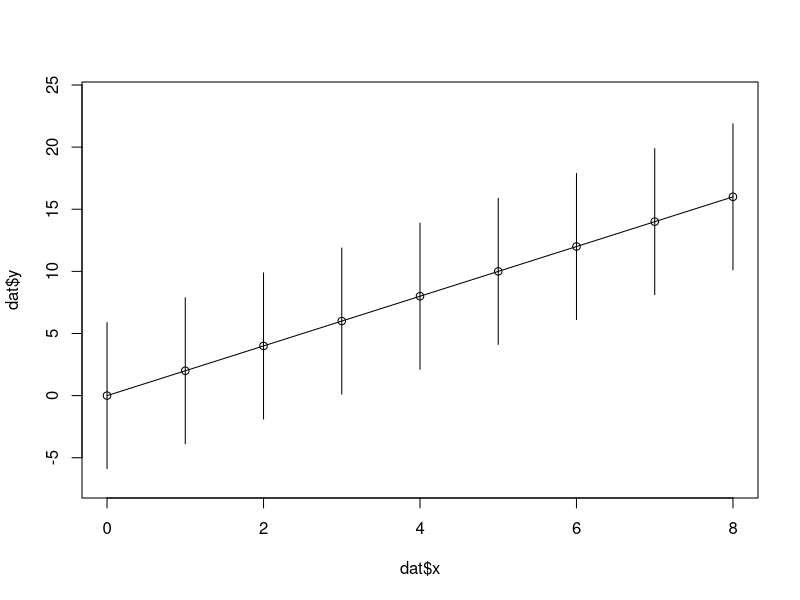
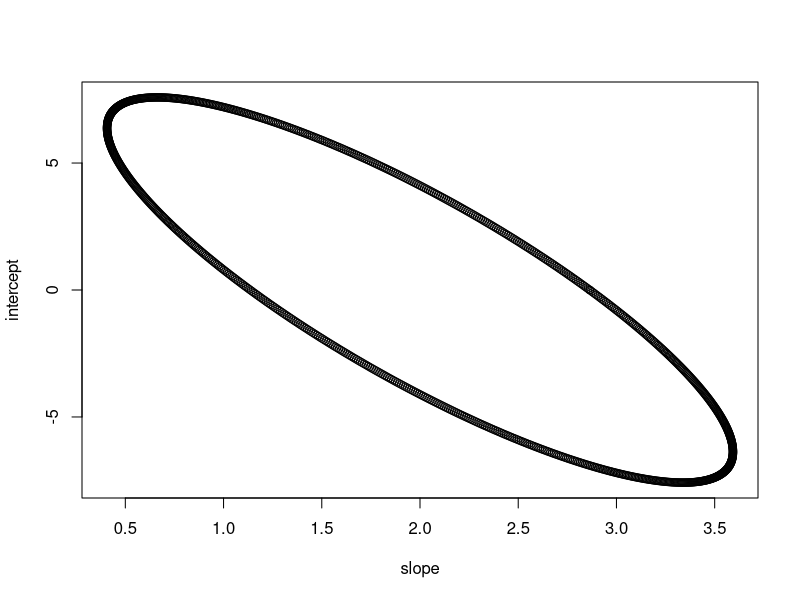
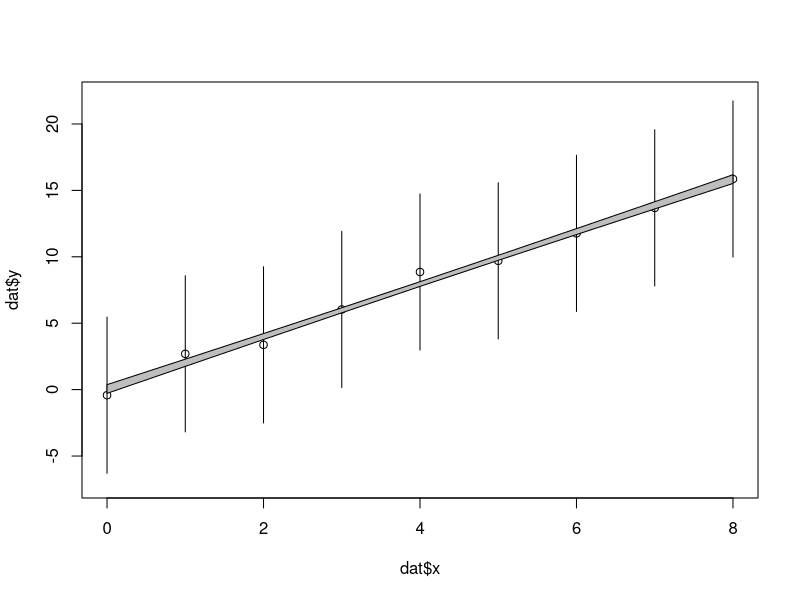
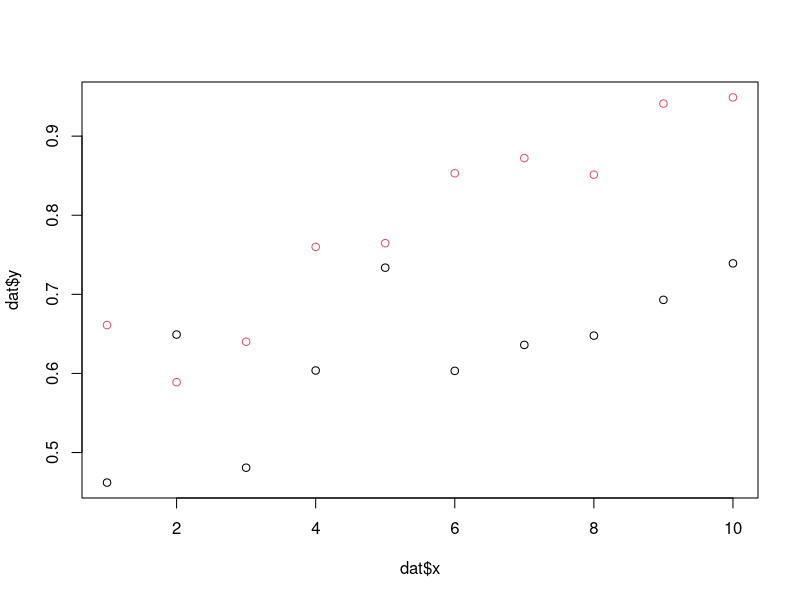
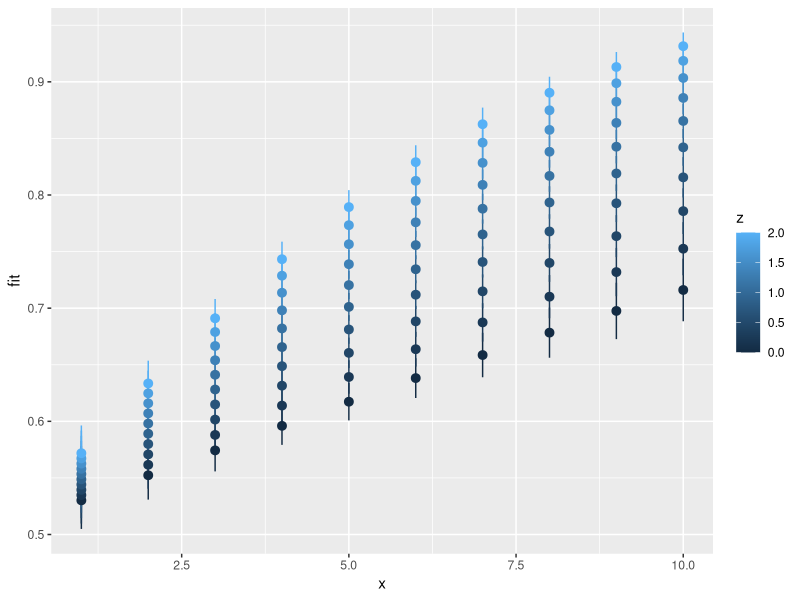
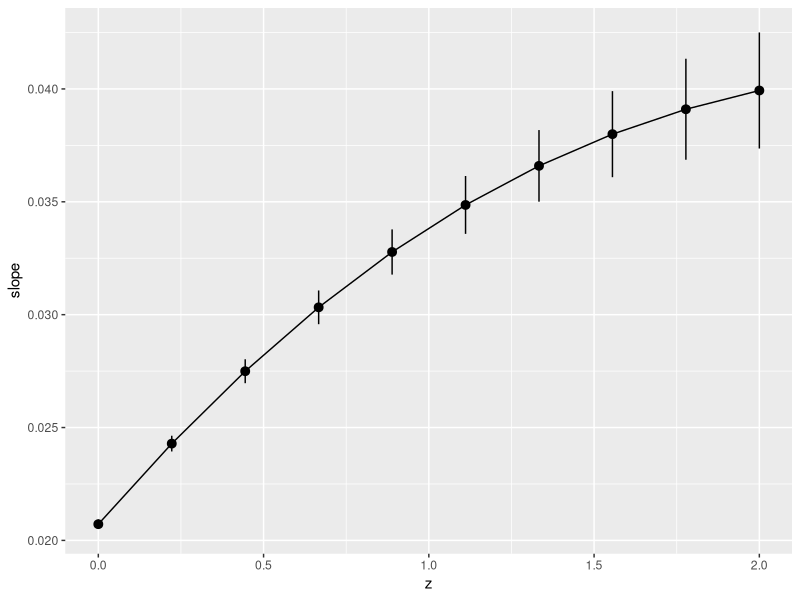

These figures' R source, in order:
#Reproducible example of trying to calculate slope SE from a beta regression



########################
# Functions

library(glmmTMB)
library(ggplot2)
library(data.table)

# generate ellipse coefficients for the CI on the linear regression coefs, given a dataset
# assumes dat has x in col 1, y in col 2, and SE of y in col 3
# use the mean SE for now
# alpha is the alpha level for the CI
# adapted from https://stats.stackexchange.com/questions/70629/calculate-uncertainty-of-linear-regression-slope-based-on-data-uncertainty
# return coefs are for an allipse where x is the slope and y is the intercept
ellipse.coefs <- function(dat, alpha = 0.05){
    a <- sum(dat[,1]^2)
    b <- nrow(dat)
    c <- 2*sum(dat[,1])
    d <- -2*sum(dat[,1]*dat[,2])
    e <- -2*sum(dat[,2])
    sigma <- mean(dat[,3])
    f <- sum(dat[,2]^2) - qchisq(alpha, nrow(dat), lower.tail = FALSE) * sigma^2
    out <- list(a=a,b=b,c=c,d=d,e=e,f=f)
}

# make ellipse points from coefficients
# https://stackoverflow.com/questions/41820683/how-to-plot-ellipse-given-a-general-equation-in-r
# a*x^2 + b*y^2 + c*x*y + d*x + e*y + f = 0
# in our application, x is the linear regression slope and y is the intercept
get.ellipse <- function (a, b, c, d, e, f, n.points = 1000) {
    ## solve for centre
    A <- matrix(c(a, c / 2, c / 2, b), 2L)
    B <- c(-d / 2, -e / 2)
    mu <- solve(A, B)
    ## generate points on circle
    r <- sqrt(a * mu[1] ^ 2 + b * mu[2] ^ 2 + c * mu[1] * mu[2] - f)
    theta <- seq(0, 2 * pi, length = n.points)
    v <- rbind(r * cos(theta), r * sin(theta))
    ## transform for points on ellipse
    z <- backsolve(chol(A), v) + mu
    return(list(x = z[1,], y = z[2,]))
}

##################################################################################
## Example of trying to calculate a slope while considering SE in the response
# (not beta)
dat <- data.frame(x = 0:8, y = seq(0,16, length.out=9), y.se = 3)

mod <- lm(y ~ x, dat) # naive model, not considering error in y
summary(mod)
preds <- predict(mod, se.fit = TRUE)

plot(dat$x, dat$y, ylim=c(-7,24))
arrows(dat$x, dat$y-1.96*dat$y.se, dat$x, dat$y+1.96*dat$y.se, length=0)
polygon(c(dat$x, rev(dat$x)), c(preds$fit+preds$se.fit, rev(preds$fit-preds$se.fit)))

coefs <- ellipse.coefs(dat, alpha = 0.05)
xy <- get.ellipse(coefs$a, coefs$b, coefs$c, coefs$d, coefs$e, coefs$f)
plot(xy, xlab='slope', ylab='intercept') #
range(xy$x) # the 95% CI for the slope

####################################################
## An example with some error

# the data
set.seed(5)
dat <- data.frame(x = 0:8, y = seq(0,16, length.out=9)+rnorm(9, 0, 0.5), y.se = 3)

# fit a naive model, not considering error in y
mod <- lm(y ~ x, dat)
summary(mod)
preds <- predict(mod, se.fit = TRUE)

plot(dat$x, dat$y, ylim=c(-7,22))
arrows(dat$x, dat$y-1.96*dat$y.se, dat$x, dat$y+1.96*dat$y.se, length=0)

# plot the confidence interval on the linear regression
polygon(c(dat$x, rev(dat$x)), c(preds$fit+preds$se.fit, rev(preds$fit-preds$se.fit)), col = 'grey')

# get 95% CI for the slope parameter, assuming points fit a linear regression perfectly
coefs <- ellipse.coefs(dat, alpha = 0.05)
xy <- get.ellipse(coefs$a, coefs$b, coefs$c, coefs$d, coefs$e, coefs$f)
range(xy$x) # the 95% CI for the slope


######################################
## example of a beta regression

# set up the data. y is constrained 0-1. there is one covariate (z)
set.seed(5)
dat <- data.frame(x = rep(1:10, 2),
                  z = rep(c(0,2), c(10,10)))

dat$y_trans <- 0.1*dat$x + 0.1*dat$z*dat$x + rnorm(nrow(dat), 0, 0.3)
dat$y <- 1/(1+exp(-(dat$y_trans)))
plot(dat$x, dat$y, col =factor(dat$z))

# fit a beta regression where a affects the slope
mod <- glmmTMB(y ~ x + z:x, data = dat, family = beta_family(link='logit'))
summary(mod)

# predict from the model with SEs on the points
newdat <- data.table(expand.grid(z = seq(0,2, length.out=10), x = seq(1, 10, length.out=10)))
preds <- predict(mod, newdata = newdat, se.fit = TRUE, re.form = NA, allow.new.levels=TRUE, type = 'response')
newdat$fit <- preds$fit
newdat$fit.se <- preds$se.fit

ggplot(newdat, aes(x, fit, color = z, group = z)) +
    geom_point() +
    geom_pointrange(aes(ymin=fit-fit.se, ymax=fit+fit.se))

# calculate slopes for each level of a
# including SE from the amount that points don't fit a straight line
slopes <- newdat[, .(slope = coef(lm(fit ~ x))[2], slope.se = sqrt(diag(vcov(lm(fit ~ x))))[2]), by = z]

ggplot(slopes, aes(z, slope)) +
    geom_line() +
    geom_pointrange(aes(ymin=slope-slope.se, ymax=slope+slope.se))

slopes$slope.se # SE is up to  0.0025


# 95% CI of the slope from SE on the individual points
coefs <- newdat[, ellipse.coefs(cbind(x, fit, fit.se), alpha = 0.05), by = z]
xy <- coefs[, get.ellipse(a, b, c, d, e, f), by = z]
xy[, .(ellipseCI = diff(range(x))/1.96/2), by = z] # the SE for the slope, converted from the 95% CI


# compare the ellipse CI and the lm CI
# ellipse CI is much higher when the points fit a line well, but about equivalent otherwise
merge(slopes[, .(z,slope.se)], xy[, .(ellipseCI = diff(range(x))/1.96), by = z])
